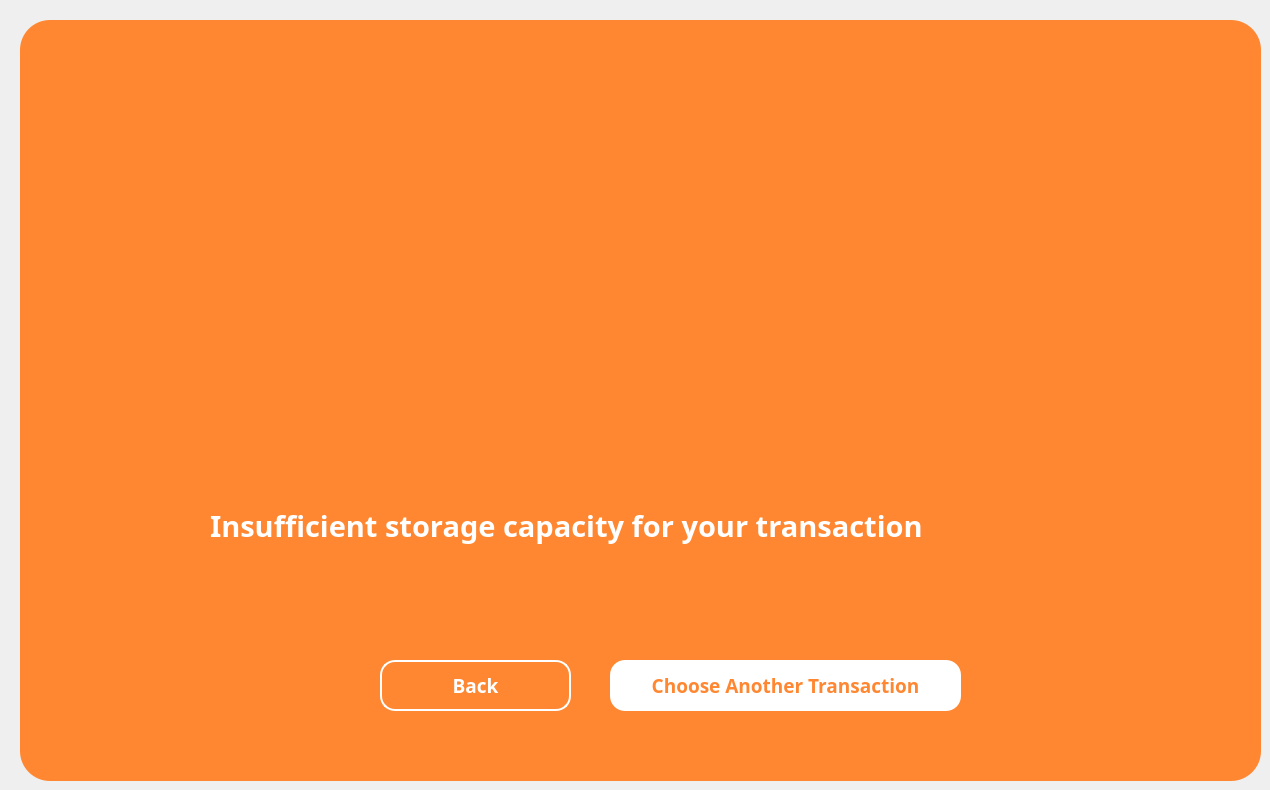
  <widget class="QWidget" name="insufficient">
   <widget class="QFrame" name="insufficient_1">
    <property name="enabled">
     <bool>true</bool>
    </property>
    <property name="geometry">
     <rect>
      <x>20</x>
      <y>20</y>
      <width>1241</width>
      <height>761</height>
     </rect>
    </property>
    <property name="font">
     <font>
      <pointsize>9</pointsize>
     </font>
    </property>
    <property name="styleSheet">
     <string notr="true">QFrame {
    background-color: #ff8731;
	border-radius: 30px;
}
</string>
    </property>
    <property name="frameShape">
     <enum>QFrame::NoFrame</enum>
    </property>
    <widget class="QLabel" name="main_logo_59">
     <property name="geometry">
      <rect>
       <x>460</x>
       <y>90</y>
       <width>400</width>
       <height>400</height>
      </rect>
     </property>
     <property name="text">
      <string/>
     </property>
     <property name="pixmap">
      <pixmap>images/Insufficient.png</pixmap>
     </property>
     <property name="scaledContents">
      <bool>true</bool>
     </property>
    </widget>
    <widget class="QLabel" name="label_186">
     <property name="geometry">
      <rect>
       <x>190</x>
       <y>480</y>
       <width>881</width>
       <height>51</height>
      </rect>
     </property>
     <property name="font">
      <font>
       <family>Montserrat</family>
       <pointsize>22</pointsize>
       <weight>75</weight>
       <bold>true</bold>
      </font>
     </property>
     <property name="styleSheet">
      <string notr="true">QLabel {
    color: white;
}
</string>
     </property>
     <property name="text">
      <string>Insufficient storage capacity for your transaction</string>
     </property>
    </widget>
    <widget class="QToolButton" name="cb_confirm_proceed_2">
     <property name="geometry">
      <rect>
       <x>590</x>
       <y>640</y>
       <width>351</width>
       <height>51</height>
      </rect>
     </property>
     <property name="font">
      <font>
       <family>Montserrat</family>
       <pointsize>14</pointsize>
       <weight>75</weight>
       <bold>true</bold>
      </font>
     </property>
     <property name="cursor">
      <cursorShape>PointingHandCursor</cursorShape>
     </property>
     <property name="styleSheet">
      <string notr="true">QToolButton {
    background-color: white;
    color: #ff8731;
    border: none;
    border-radius: 15px;
    text-align: center;
}

QToolButton:hover {
    background-color: #FFC499;  /* light gray */
	border: 2px solid #FFC499;
}

QToolButton:pressed {
    background-color: #F56600;
	color: white;
    padding-top: 10px;  /* simulate press-in */
    padding-bottom: 15px;
 
}

</string>
     </property>
     <property name="text">
      <string>Choose Another Transaction</string>
     </property>
     <property name="iconSize">
      <size>
       <width>200</width>
       <height>200</height>
      </size>
     </property>
     <property name="checkable">
      <bool>false</bool>
     </property>
     <property name="popupMode">
      <enum>QToolButton::DelayedPopup</enum>
     </property>
     <property name="toolButtonStyle">
      <enum>Qt::ToolButtonIconOnly</enum>
     </property>
    </widget>
    <widget class="QToolButton" name="cb_confirm_backBtn_2">
     <property name="geometry">
      <rect>
       <x>360</x>
       <y>640</y>
       <width>191</width>
       <height>51</height>
      </rect>
     </property>
     <property name="font">
      <font>
       <family>Montserrat</family>
       <pointsize>14</pointsize>
       <weight>75</weight>
       <bold>true</bold>
      </font>
     </property>
     <property name="cursor">
      <cursorShape>PointingHandCursor</cursorShape>
     </property>
     <property name="styleSheet">
      <string notr="true">QToolButton {
    background-color: transparent;
    color: white;
    border: 2px solid white;
    border-radius: 15px;

    text-align: center;
}


QToolButton:hover {
    background-color: #FFC499;  /* light gray */
	border: 2px solid #FFC499;
}

QToolButton:pressed {
    background-color: #F56600;
	color: white;
    padding-top: 10px;  /* simulate press-in */
    padding-bottom: 15px;
 
}</string>
     </property>
     <property name="text">
      <string>Back</string>
     </property>
     <property name="iconSize">
      <size>
       <width>200</width>
       <height>200</height>
      </size>
     </property>
     <property name="checkable">
      <bool>false</bool>
     </property>
     <property name="popupMode">
      <enum>QToolButton::DelayedPopup</enum>
     </property>
     <property name="toolButtonStyle">
      <enum>Qt::ToolButtonIconOnly</enum>
     </property>
    </widget>
   </widget>
  </widget>
